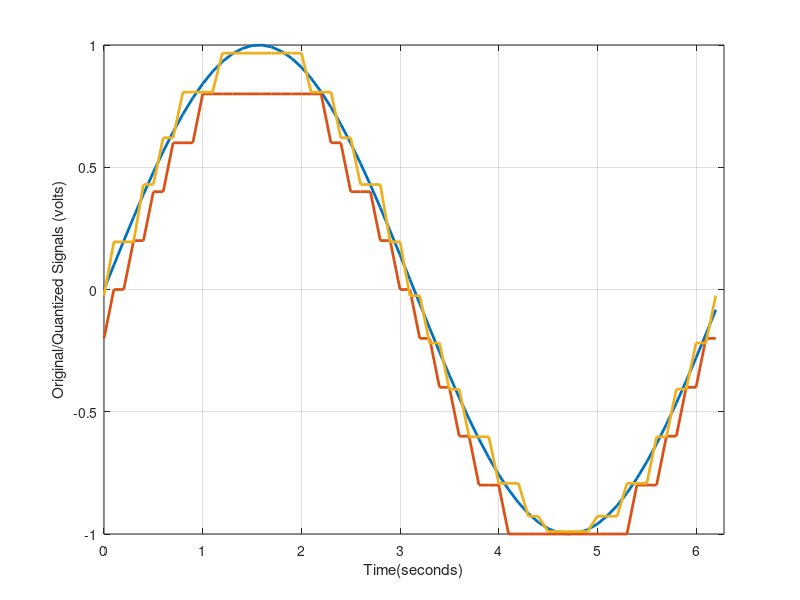

Reproduce this figure in MATLAB.
%%Lab10part1  
t = [0:.1:2*pi];
sig = sin(t);
partition =[-1:.2:1]; 
codebook = [-1.2:.2:1]; 
[index,quants,distor]= quantiz(sig,partition,codebook); 
[partition2,codebook2]= lloyds(sig,codebook); 
[index2,quant2,distor2]= quantiz(sig,partition2,codebook2);
[distor,distor2]

plot(t,sig,'linewidth',2)
hold all

plot(t,quants,'linewidth',2)
hold all

plot(t,quant2,'linewidth',2)
grid on

xlim([0 2*pi])
xlabel('Time(seconds)')
ylabel('Original/Quantized Signals (volts)')

disp('Inital vs Optimized Partitions')
[partition(:) partition2(:)]
    
disp('Inital vs Optimized Codebooks')
[codebook(:) codebook2(:)]